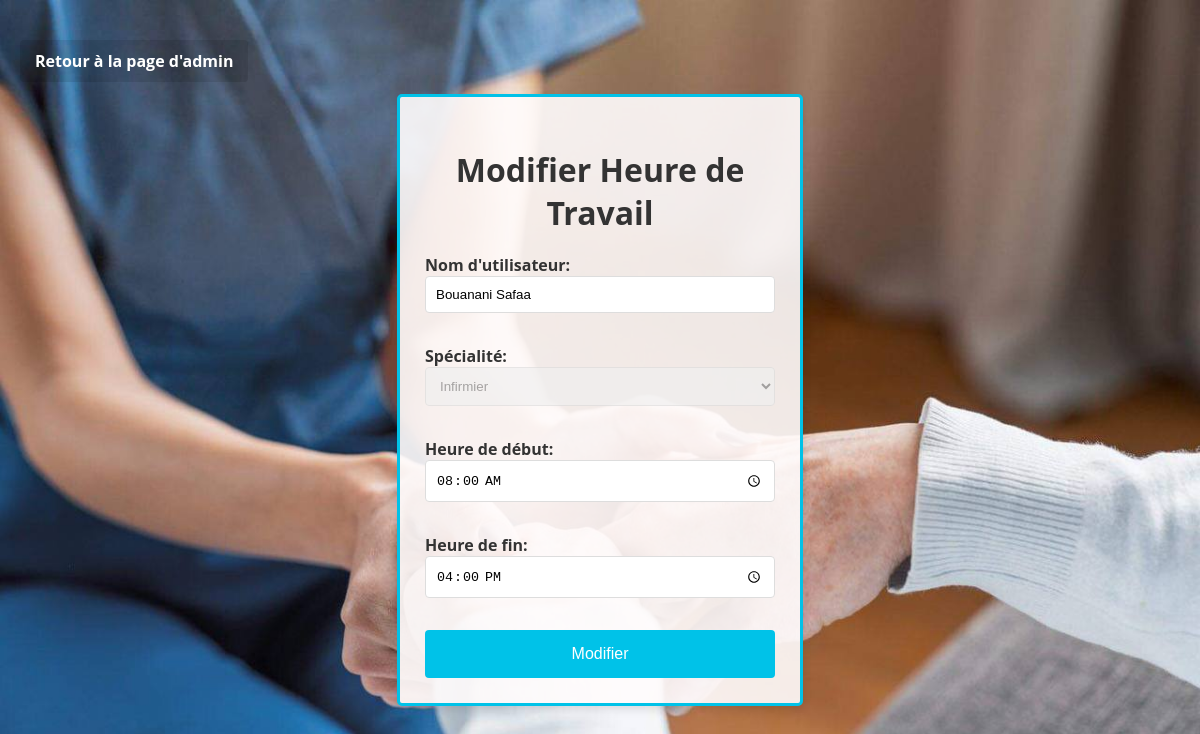
The page /modifier_heurs.php?id=12 on the database its author committed.
### tables this page shows
CREATE TABLE `professionnels` (
  `id` int(11) NOT NULL,
  `username` varchar(255) NOT NULL,
  `password` varchar(255) NOT NULL,
  `email` varchar(255) NOT NULL,
  `address` varchar(255) DEFAULT NULL,
  `sex` enum('male','female') NOT NULL,
  `phone` varchar(20) DEFAULT NULL,
  `created_at` timestamp NOT NULL DEFAULT current_timestamp(),
  `usertype` enum('infirmier','ergotherapeute','kinesitherapeute','ats') NOT NULL,
  `start_time` time DEFAULT NULL,
  `end_time` time DEFAULT NULL,
  `statut` varchar(10) DEFAULT 'hors ligne'
);

### modifier_heurs.php (the view, shortened to what this page needs)
<?php
$servername = "localhost";
$usernameDB = "root";
$passwordDB = "";
$dbname = "user";
$conn = new mysqli($servername, $usernameDB, $passwordDB, $dbname);
if (isset($_GET['id'])) {
    $id = $_GET['id'];
    if (!empty($id) && is_numeric($id)) {
        $sql = "SELECT * FROM professionnels WHERE id = ?";
        $stmt = $conn->prepare($sql);
        $stmt->bind_param("i", $id);
        $stmt->execute();
        $result = $stmt->get_result();
        if ($result->num_rows > 0) {
            $row = $result->fetch_assoc();
        } else {
            echo "Aucun professionnel trouvé avec cet identifiant.";
        }
    } else {
        echo "Identifiant du professionnel invalide.";
    }
} else {
    echo "Identifiant du professionnel non spécifié.";
}
?>
<!DOCTYPE html>
<html lang="fr">
<head>
</head>
<body>
    <?php if (isset($row)) : ?>
    <div class="form-wrapper">
        <h2>Modifier Heure de Travail</h2>
        <form action="modifierheures_script.php" method="post">
            <label for="username">Nom d'utilisateur:</label>
            <input type="text" id="username" name="username" value="<?php echo $row['username']; ?>" required readonly><br><br>
            <label for="usertype">Spécialité:</label>
            <select id="usertype" name="usertype" required disabled>
                <option value="infirmier" <?php echo ($row['usertype'] == 'infirmier') ? 'selected' : ''; ?>>Infirmier</option>
            </select><br><br>
            <label for="start_time">Heure de début:</label>
            <input type="time" id="start_time" name="start_time" value="<?php echo $row['start_time']; ?>" required><br><br>
            <label for="end_time">Heure de fin:</label>
            <input type="time" id="end_time" name="end_time" value="<?php echo $row['end_time']; ?>" required><br><br>
            <button type="submit">Modifier</button>
        </form>
    </div>
    <?php endif; ?>
    <a href="equipe_medical.php" class="back-to-home">Retour à la page d'admin</a>
</body>
</html>

### modifier_heurs.php (style rules this page uses)
body { font-family: 'Open Sans', sans-serif; background: url('background.jpg') no-repeat center center fixed; background-size: cover; display: flex; justify-content: center; align-items: center; height: 100vh; margin: 0; }
h2 { color: #333; margin-bottom: 20px; text-align: center; font-size: 2em; }
.form-wrapper { background: rgba(255, 252, 252, 0.9); border: 3px solid #00C2E8; border-radius: 5px; padding: 25px; box-shadow: 0 4px 8px rgba(0, 0, 0, 0.1); width: 50%; max-width: 350px; text-align: center; position: relative; }
label { display: block; font-weight: bold; margin-bottom: 0px; color: #333; text-align: left; }
input[type="text"], input[type="email"], input[type="time"], select { width: 100%; padding: 10px; margin-bottom: 10px; border: 1px solid #ddd; border-radius: 4px; box-sizing: border-box; transition: border 0.3s; }
button { background-color: #00C2E8; color: white; border: none; padding: 15px; border-radius: 4px; cursor: pointer; font-size: 16px; transition: background 0.3s; width: 100%; }
a { display: block; margin-top: 20px; color: #00C2E8; text-decoration: none; font-weight: bold; transition: color 0.3s; }
.back-to-home { position: absolute; top: 20px; left: 20px; color: #fff; font-weight: bold; font-size: 1em; background: rgba(0, 0, 0, 0.1); padding: 10px 15px; border-radius: 4px; transition: background 0.3s; }

### rows shown on the page
professionnels: username "Bouanani Safaa", usertype "Infirmier", start_time "08:00:00", end_time "16:00:00"
